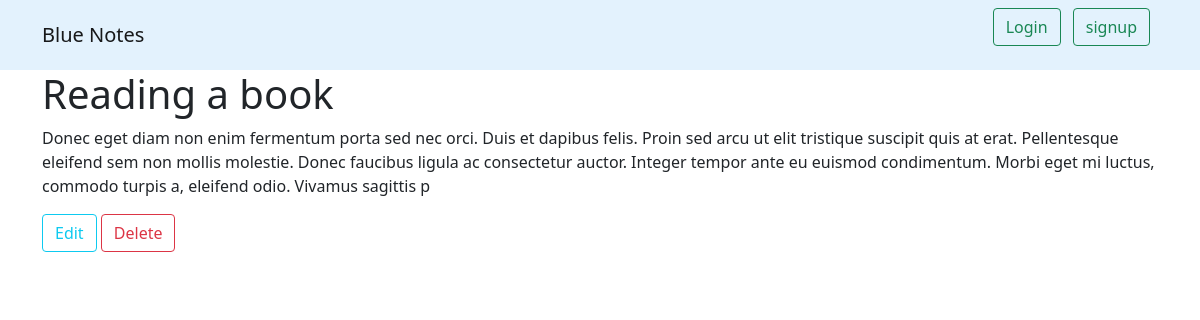
/notes/3/, run on the app's committed database.
### notes/models.py (models this page shows, shortened)
class Notes(models.Model):
    owner = models.OneToOneField(User,on_delete=models.CASCADE,null=True,blank=True)
    title = models.CharField(max_length=200)
    summary = models.TextField(blank=True, null=True)
    created = models.DateTimeField(auto_now_add=True)

### notes/views.py (the view)
# urls.py: path('notes/<str:pk>/',notes_content,name='content'),
def notes_content(request,pk):
    note = Notes.objects.get(id=pk)
    context = {'note':note}
    return render(request,'notes.html',context)

### templates/notes.html
{% extends 'base.html' %}
{% block content %}
<div class="container-md">
	<h1>{{note.title}}</h1>
	<div class="jumbotron jumbotron-fluid">
		<p>{{note.summary}}</p>
		<a href="{% url 'update' note.id %}"><button type="button" class="btn btn-outline-info">Edit</button></a>
		<a href="{% url 'delete' note.id %}"><button type="button" class="btn btn-outline-danger">Delete</button></a>
	</div>
</div>
{% endblock %}

### templates/base.html (shortened to what this page needs)
<!doctype html>
<html lang="en">
<head>
    <link href="https://cdn.jsdelivr.net/npm/bootstrap@5.0.2/dist/css/bootstrap.min.css" rel="stylesheet">
</head>
<body>
    <header>
        <nav class="navbar navbar-light" style="background-color: #e3f2fd;">
            <div class="container-md">
                <a class="navbar-brand" href="{% url 'index' %}">Blue Notes</a>
                <ul>
                    {% if user.is_authenticated %}
                    <a href="{% url 'logout' %}"><button class="btn btn-outline-success me-2" type="button">Logout</button></a>
                    {% else %}
                    <a href="{% url 'signin' %}"><button class="btn btn-outline-success me-2" type="button">Login</button></a>
                    <a href="{% url 'signup' %}"><button class="btn btn-outline-success me-2" type="button">signup</button></a>
                    {% endif %}
                </ul>
            </div>
        </nav>
    </header>
{% block content %}
{% endblock %}
</body>
</html>

### data on the page
Notes: title "Reading a book", summary "Donec eget diam non enim fermentum porta sed nec orci. Duis et dapibus felis. Proin sed arcu ut elit tristique suscipit quis at erat. Pellentesque eleifend sem non mollis molestie. Donec faucibus ligula ac consectetur auctor. Integer tempor ante eu euismod condimentum. Morbi eget mi luctus, commodo turpis a, eleifend odio. Vivamus sagittis p"
